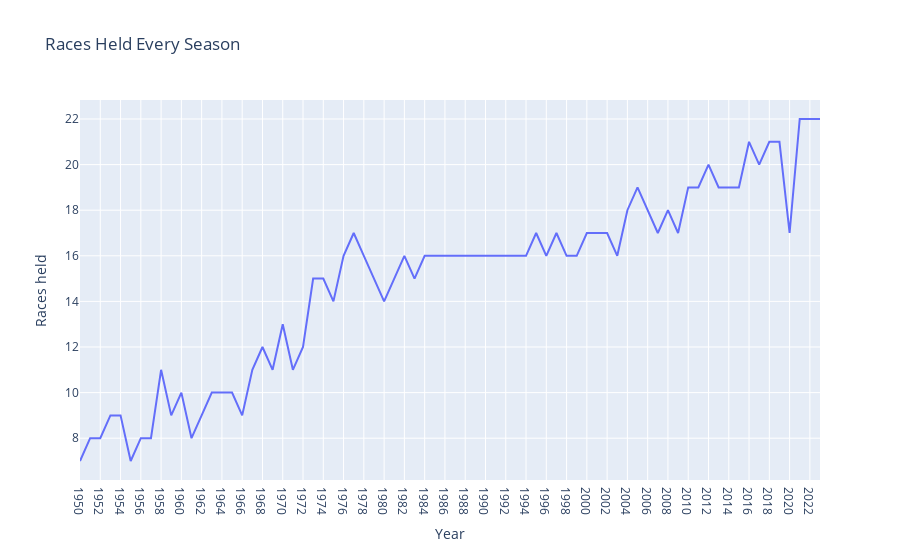

The notebook cell saved with this chart:
### Code cell
fig5 = px.line(race_per_season, x="Year", y="Races held", title="Races Held Every Season")
fig5.show()
fig5.write_image("plot5.png")

### Figure 1 — Plotly figure (JSON) as saved in the notebook; plotly's stock layout.template omitted (floating-point values rounded to 4 significant figures)
{"data": [{"hovertemplate": "Year=%{x}<br>Races held=%{y}<extra></extra>", "legendgroup": "", "line": {"color": "#636efa", "dash": "solid"}, "marker": {"symbol": "circle"}, "mode": "lines", "name": "", "orientation": "v", "showlegend": false, "type": "scatter", "x": ["1950", "1951", "1952", "1953", "1954", "1955", "1956", "1957", "1958", "1959", "1960", "1961", "1962", "1963", "1964", "1965", "1966", "1967", "1968", "1969", "1970", "1971", "1972", "1973", "1974", "1975", "1976", "1977", "1978", "1979", "1980", "1981", "1982", "1983", "1984", "1985", "1986", "1987", "1988", "1989", "1990", "1991", "1992", "1993", "1994", "1995", "1996", "1997", "1998", "1999", "2000", "2001", "2002", "2003", "2004", "2005", "2006", "2007", "2008", "2009", "2010", "2011", "2012", "2013", "2014", "2015", "2016", "2017", "2018", "2019", "2020", "2021", "2022", "2023"], "xaxis": "x", "y": [7, 8, 8, 9, 9, 7, 8, 8, 11, 9, 10, 8, 9, 10, 10, 10, 9, 11, 12, 11, 13, 11, 12, 15, 15, 14, 16, 17, 16, 15, 14, 15, 16, 15, 16, 16, 16, 16, 16, 16, 16, 16, 16, 16, 16, 17, 16, 17, 16, 16, 17, 17, 17, 16, 18, 19, 18, 17, 18, 17, 19, 19, 20, 19, 19, 19, 21, 20, 21, 21, 17, 22, 22, 22], "yaxis": "y"}], "layout": {"legend": {"tracegroupgap": 0}, "title": {"text": "Races Held Every Season"}, "xaxis": {"anchor": "y", "domain": [0, 1], "title": {"text": "Year"}}, "yaxis": {"anchor": "x", "domain": [0, 1], "title": {"text": "Races held"}}}}
